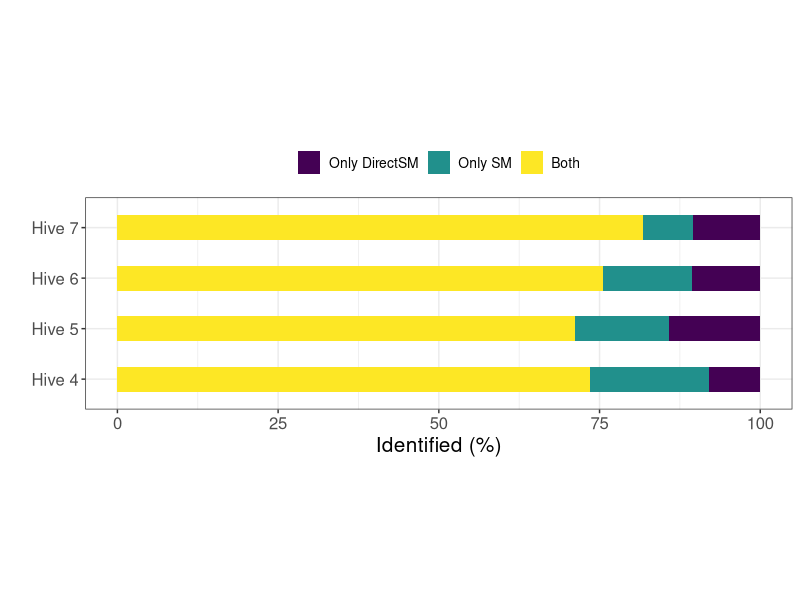
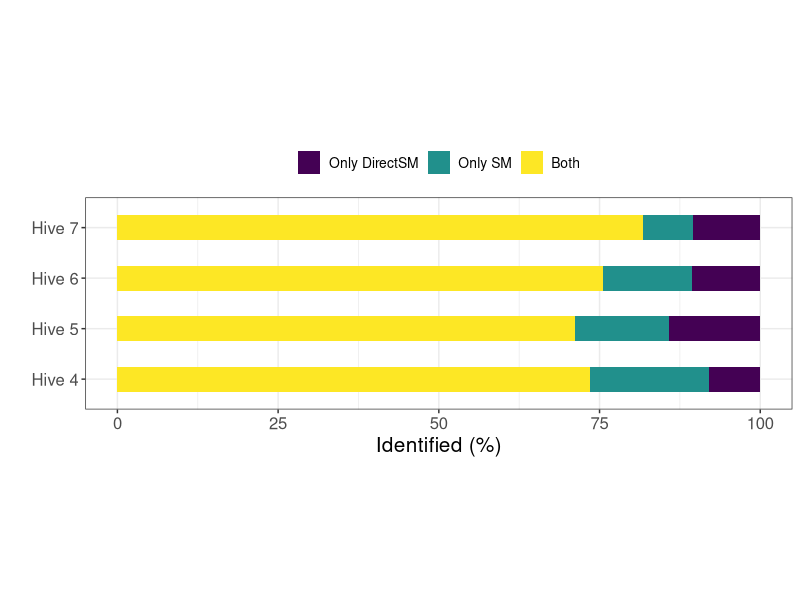

The R source for these figures, in order:
# Direct shotgun metagenomics captures species abundance of honey samples
# R script author: Anastasios Galanis, 2020
# This script will INSTALL packages that have not been previously installed. 
# If you do not wish to install new packages, please avoid running this script.

# This script will reproduce Figure_X with the percent of species found in DSM, SM or Both
# This script is written in R version 3.6.3

# Load or install (if not present) the required packages
if (!require('tidyverse')) install.packages('tidyverse'); library('tidyverse')
if (!require('here')) install.packages('here'): library('here')
if (!require('ggplot2')) install.packages('ggplot2'): library('ggplot2')
if (!require('reshape2')) install.packages('reshape2'): library('reshape2')
setwd(here::here())

Counts_with_taxonomy <- read.csv("./Figures/Figure_4/Data_fig_4/normalised_counts_species.csv")

# Counts_with_taxonomy <- Counts_with_taxonomy %>% tibble::rownames_to_column(var = "Taxonomic_ID") %>% filter(Phylum == "Streptophyta",) %>% tibble::column_to_rownames("Taxonomic_ID")


# Relative_abundance_plants_with_Hive7_filtered <- Counts_with_taxonomy %>% tibble::rownames_to_column(var = "Taxonomic_ID") %>% filter(Phylum == "Streptophyta",) %>% tibble::column_to_rownames("Taxonomic_ID")

Hive4_comparison <- Counts_with_taxonomy %>% select(c("Taxonomic_ID","DirectSM_H4","SM_H4")) %>% mutate(Presence = case_when(DirectSM_H4 == 0 & SM_H4 != 0 ~  "Only SM", DirectSM_H4 != 0 & SM_H4 == 0 ~  "Only DSM",DirectSM_H4 != 0 & SM_H4 != 0 ~  "Both", DirectSM_H4 == 0 & SM_H4 == 0 ~ "Both")) %>% filter(!is.na(Presence)) %>% tibble::column_to_rownames(var="Taxonomic_ID") 
Hive5_comparison <- Counts_with_taxonomy %>% select(c("Taxonomic_ID","DirectSM_H5","SM_H5")) %>% mutate(Presence = case_when(DirectSM_H5 == 0 & SM_H5 != 0 ~  "Only SM", DirectSM_H5 != 0 & SM_H5 == 0 ~  "Only DSM",DirectSM_H5 != 0 & SM_H5 != 0 ~  "Both",DirectSM_H5 == 0 & SM_H5 == 0 ~ "Both")) %>% filter(!is.na(Presence)) %>% tibble::column_to_rownames(var="Taxonomic_ID") 
Hive6_comparison <- Counts_with_taxonomy %>% select(c("Taxonomic_ID","DirectSM_H6","SM_H6")) %>% mutate(Presence = case_when(DirectSM_H6 == 0 & SM_H6 != 0 ~  "Only SM", DirectSM_H6 != 0 & SM_H6 == 0 ~  "Only DSM",DirectSM_H6 != 0 & SM_H6 != 0 ~  "Both",DirectSM_H6 == 0 & SM_H6 == 0 ~ "Both")) %>% filter(!is.na(Presence)) %>% tibble::column_to_rownames(var="Taxonomic_ID") 
Hive7_comparison <- Counts_with_taxonomy %>% select(c("Taxonomic_ID","DirectSM_H7","SM_H7")) %>% mutate(Presence = case_when(DirectSM_H7 == 0 & SM_H7 != 0 ~  "Only SM", DirectSM_H7 != 0 & SM_H7 == 0 ~  "Only DSM",DirectSM_H7 != 0 & SM_H7 != 0 ~  "Both",DirectSM_H7 == 0 & SM_H7 == 0 ~ "Both")) %>% filter(!is.na(Presence)) %>% tibble::column_to_rownames(var="Taxonomic_ID") 


Hive4_barplot <- c("Hive 4",sum(Hive4_comparison$Presence == "Only DSM"),sum(Hive4_comparison$Presence == "Only SM"),sum(Hive4_comparison$Presence == "Both"))
Hive5_barplot <- c("Hive 5",sum(Hive5_comparison$Presence == "Only DSM"),sum(Hive5_comparison$Presence == "Only SM"),sum(Hive5_comparison$Presence == "Both"))
Hive6_barplot <- c("Hive 6",sum(Hive6_comparison$Presence == "Only DSM"),sum(Hive6_comparison$Presence == "Only SM"),sum(Hive6_comparison$Presence == "Both"))
Hive7_barplot <- c("Hive 7",sum(Hive7_comparison$Presence == "Only DSM"),sum(Hive7_comparison$Presence == "Only SM"),sum(Hive7_comparison$Presence == "Both"))

data_method_to_reshape <- rbind(Hive4_barplot,Hive5_barplot,Hive6_barplot,Hive7_barplot) %>% as.data.frame() %>% remove_rownames() %>% dplyr::rename(Hive = V1) %>% dplyr::rename(Only_DSM = V2) %>% dplyr::rename(Only_SM = V3) %>% dplyr::rename(Both = V4)


data_method_per_hive <- melt(data_method_to_reshape, id.vars = "Hive") %>% dplyr::rename(Method = variable)
data_method_per_hive$value = as.numeric(data_method_per_hive$value)

barplot_comparison_method_per_hive <- ggplot(data_method_per_hive, aes(x=Hive, y=value, fill=Method)) + geom_bar(position = 'fill',stat = "identity", width = 0.5) + theme_bw() + labs(x="",y="Identified (%)") + scale_fill_viridis_d(labels = c("Only DirectSM","Only SM","Both")) + scale_y_continuous(labels = c(0,25,50,75,100)) + 
  theme(text = element_text(size = 15), aspect.ratio = 0.3, legend.title = element_blank(),legend.text = element_text(size = 10), legend.position = 'top') + 
  coord_flip() 
barplot_comparison_method_per_hive

ggsave(path = "./Figures/Figure_4/",plot = barplot_comparison_method_per_hive, filename = "barplot_comparison_method_per_hive.pdf")
